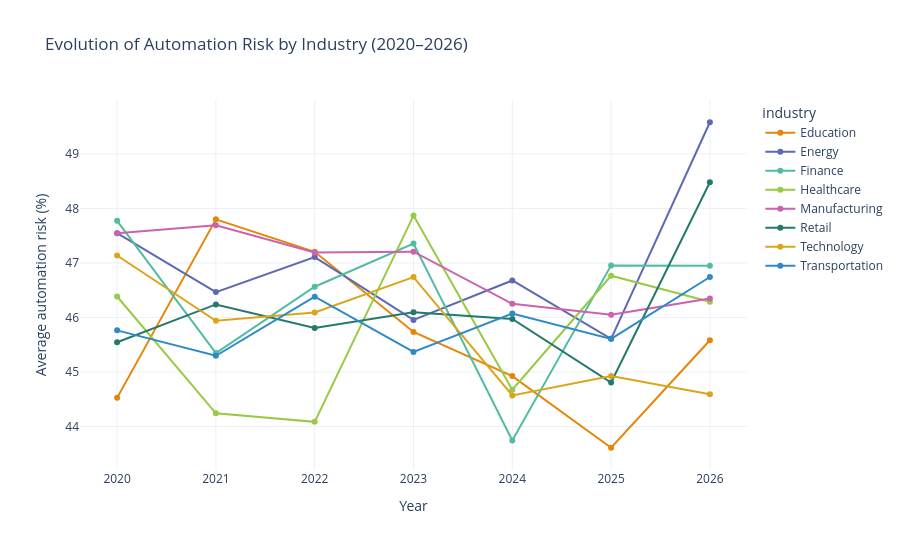

Write notebook code for a chart like this one.
### Markdown cell above
## 8. Question 3 — How has automation risk evolved from 2020 to 2026?

### Code cell
year_risk = df.groupby(['year', 'industry'], observed=True)['automation_risk_percent'].mean().reset_index()

fig = px.line(
    year_risk, x='year', y='automation_risk_percent', color='industry',
    color_discrete_sequence=px.colors.qualitative.Vivid,
    labels={'automation_risk_percent': 'Average automation risk (%)', 'year': 'Year'},
    title='Evolution of Automation Risk by Industry (2020–2026)',
    markers=True
)
fig.update_layout(height=550)
fig.show()

### Figure 1 — Plotly figure (JSON) as saved in the notebook; plotly's stock layout.template omitted (floating-point values rounded to 4 significant figures)
{"data": [{"hovertemplate": "industry=Education<br>Year=%{x}<br>Average automation risk (%)=%{y}<extra></extra>", "legendgroup": "Education", "line": {"color": "rgb(229, 134, 6)", "dash": "solid"}, "marker": {"symbol": "circle"}, "mode": "lines+markers", "name": "Education", "orientation": "v", "showlegend": true, "type": "scatter", "x": [2020, 2021, 2022, 2023, 2024, 2025, 2026], "xaxis": "x", "y": [44.52, 47.8, 47.2, 45.73, 44.92, 43.61, 45.58], "yaxis": "y"}, {"hovertemplate": "industry=Energy<br>Year=%{x}<br>Average automation risk (%)=%{y}<extra></extra>", "legendgroup": "Energy", "line": {"color": "rgb(93, 105, 177)", "dash": "solid"}, "marker": {"symbol": "circle"}, "mode": "lines+markers", "name": "Energy", "orientation": "v", "showlegend": true, "type": "scatter", "x": [2020, 2021, 2022, 2023, 2024, 2025, 2026], "xaxis": "x", "y": [47.55, 46.46, 47.11, 45.95, 46.68, 45.61, 49.58], "yaxis": "y"}, {"hovertemplate": "industry=Finance<br>Year=%{x}<br>Average automation risk (%)=%{y}<extra></extra>", "legendgroup": "Finance", "line": {"color": "rgb(82, 188, 163)", "dash": "solid"}, "marker": {"symbol": "circle"}, "mode": "lines+markers", "name": "Finance", "orientation": "v", "showlegend": true, "type": "scatter", "x": [2020, 2021, 2022, 2023, 2024, 2025, 2026], "xaxis": "x", "y": [47.77, 45.35, 46.56, 47.36, 43.74, 46.96, 46.95], "yaxis": "y"}, {"hovertemplate": "industry=Healthcare<br>Year=%{x}<br>Average automation risk (%)=%{y}<extra></extra>", "legendgroup": "Healthcare", "line": {"color": "rgb(153, 201, 69)", "dash": "solid"}, "marker": {"symbol": "circle"}, "mode": "lines+markers", "name": "Healthcare", "orientation": "v", "showlegend": true, "type": "scatter", "x": [2020, 2021, 2022, 2023, 2024, 2025, 2026], "xaxis": "x", "y": [46.38, 44.24, 44.09, 47.87, 44.67, 46.76, 46.29], "yaxis": "y"}, {"hovertemplate": "industry=Manufacturing<br>Year=%{x}<br>Average automation risk (%)=%{y}<extra></extra>", "legendgroup": "Manufacturing", "line": {"color": "rgb(204, 97, 176)", "dash": "solid"}, "marker": {"symbol": "circle"}, "mode": "lines+markers", "name": "Manufacturing", "orientation": "v", "showlegend": true, "type": "scatter", "x": [2020, 2021, 2022, 2023, 2024, 2025, 2026], "xaxis": "x", "y": [47.55, 47.69, 47.19, 47.21, 46.25, 46.05, 46.35], "yaxis": "y"}, {"hovertemplate": "industry=Retail<br>Year=%{x}<br>Average automation risk (%)=%{y}<extra></extra>", "legendgroup": "Retail", "line": {"color": "rgb(36, 121, 108)", "dash": "solid"}, "marker": {"symbol": "circle"}, "mode": "lines+markers", "name": "Retail", "orientation": "v", "showlegend": true, "type": "scatter", "x": [2020, 2021, 2022, 2023, 2024, 2025, 2026], "xaxis": "x", "y": [45.54, 46.24, 45.81, 46.09, 45.97, 44.81, 48.48], "yaxis": "y"}, {"hovertemplate": "industry=Technology<br>Year=%{x}<br>Average automation risk (%)=%{y}<extra></extra>", "legendgroup": "Technology", "line": {"color": "rgb(218, 165, 27)", "dash": "solid"}, "marker": {"symbol": "circle"}, "mode": "lines+markers", "name": "Technology", "orientation": "v", "showlegend": true, "type": "scatter", "x": [2020, 2021, 2022, 2023, 2024, 2025, 2026], "xaxis": "x", "y": [47.14, 45.94, 46.09, 46.74, 44.57, 44.93, 44.59], "yaxis": "y"}, {"hovertemplate": "industry=Transportation<br>Year=%{x}<br>Average automation risk (%)=%{y}<extra></extra>", "legendgroup": "Transportation", "line": {"color": "rgb(47, 138, 196)", "dash": "solid"}, "marker": {"symbol": "circle"}, "mode": "lines+markers", "name": "Transportation", "orientation": "v", "showlegend": true, "type": "scatter", "x": [2020, 2021, 2022, 2023, 2024, 2025, 2026], "xaxis": "x", "y": [45.76, 45.3, 46.38, 45.37, 46.07, 45.61, 46.74], "yaxis": "y"}], "layout": {"height": 550, "legend": {"title": {"text": "industry"}, "tracegroupgap": 0}, "title": {"text": "Evolution of Automation Risk by Industry (2020–2026)"}, "xaxis": {"anchor": "y", "domain": [0.0, 1.0], "title": {"text": "Year"}}, "yaxis": {"anchor": "x", "domain": [0.0, 1.0], "title": {"text": "Average automation risk (%)"}}}}
